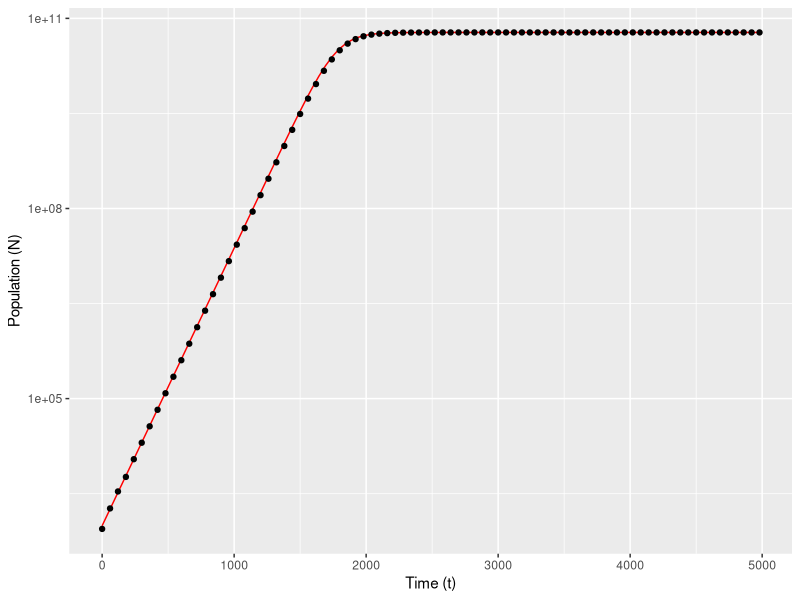

This figure's R source:
#Script to plot data and model

growth_data <- read.csv("jose_logistic_data.csv")

logistic_fun <- function(t) {
  
  N <- (N0*K*exp(r*t))/(K-N0+N0*exp(r*t))
  
  return(N)
  
}

N0 <- exp(6.8941709)

r <- 0.010086 

K <- 6e+10


# Plotting the data and logistic growth model

library(ggplot2)


ggplot(aes(t, N), data = growth_data) +
  
  geom_function(fun=logistic_fun, colour="red") +
  
  geom_point() + 
  xlab("Time (t)") +
  
  ylab("Population (N)") +
  
  scale_y_continuous(trans='log10')

sink(file="package-versions.txt")
sessionInfo()
sink()
